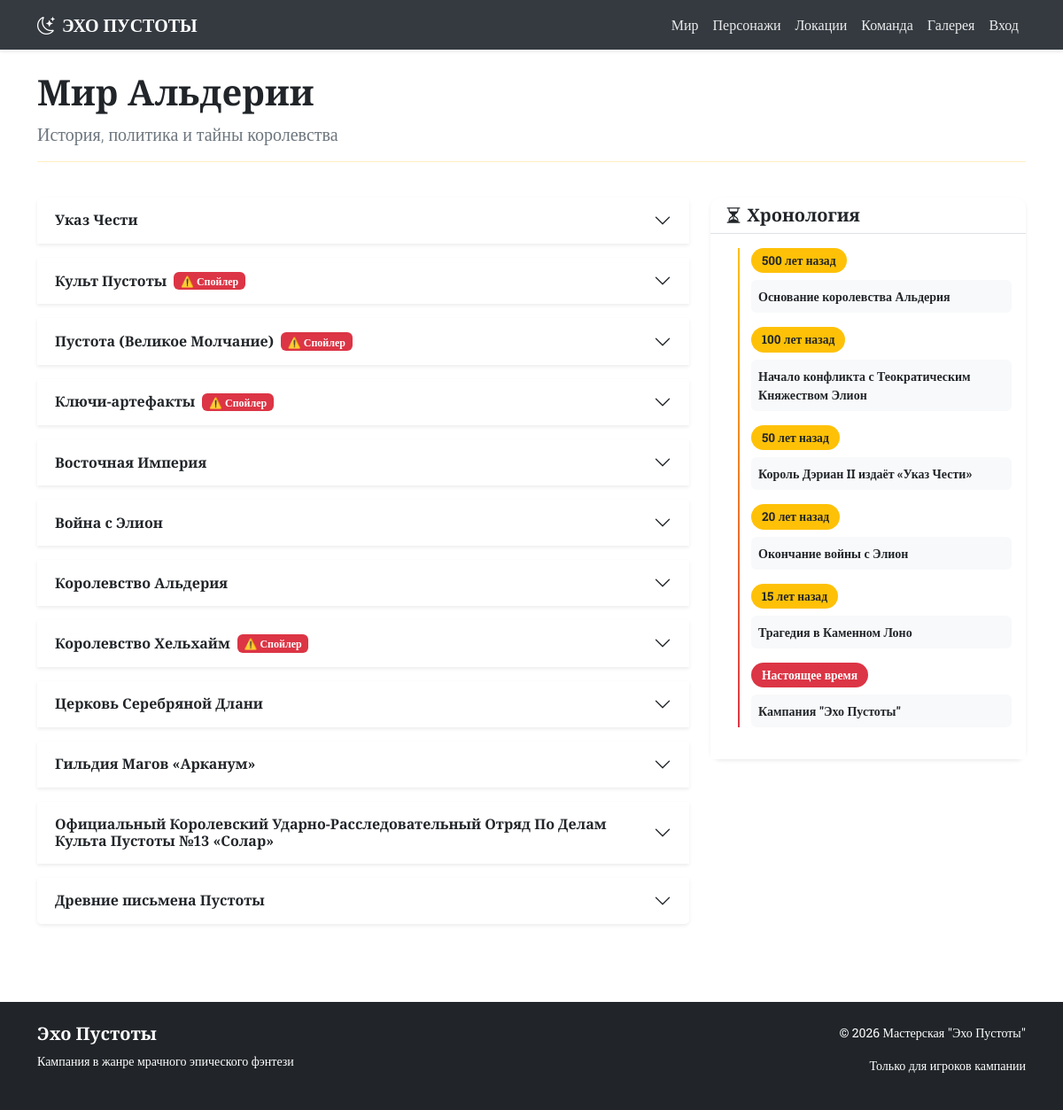
Before: /world with the older database file.
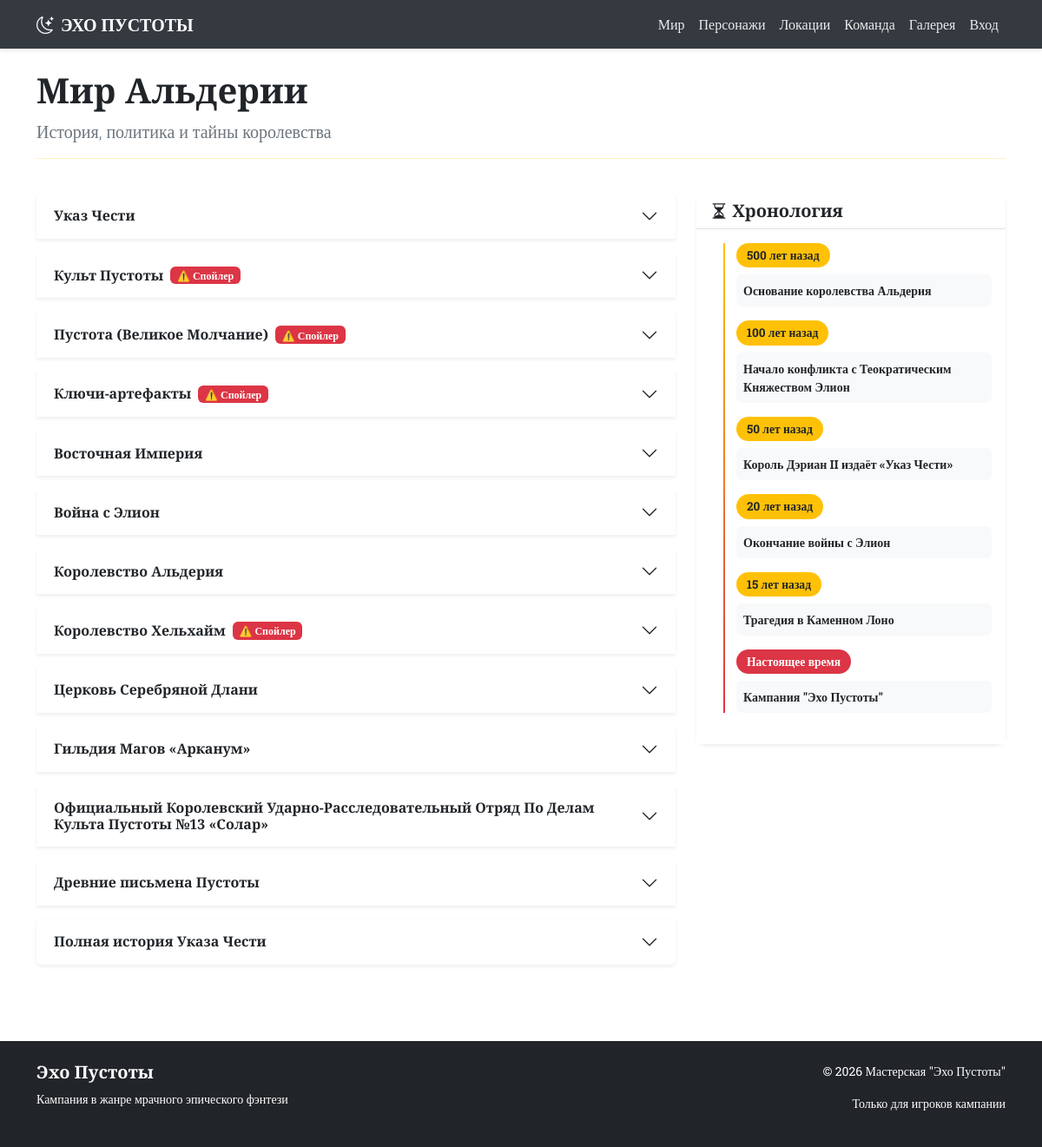
After: the same page with the newer database file.
### app.py (models this page shows)
class Article(db.Model):
    __tablename__ = 'articles'
    id = db.Column(db.Integer, primary_key=True)
    title = db.Column(db.String(200), nullable=False)
    category = db.Column(db.String(50))
    content = db.Column(db.Text)
    is_spoiler = db.Column(db.Boolean, default=False)
    sort_order = db.Column(db.Integer, default=0)

### app.py (the view)
@app.route('/world')
def world():
    articles = Article.query.filter_by(category='world').all()
    return render_template('world.html', articles=articles)

### app.py (called while the page is built)
@app.template_filter('markdown')
def markdown_filter(text):
    if text:
        return markdown.markdown(text, extensions=['extra', 'nl2br'])
    return ''

### templates/world.html (shortened to what this page needs)
{% extends "base.html" %}
{% block content %}
<div class="row mb-4">
    <div class="col-12">
        <h1 class="cinzel text-dark">Мир Альдерии</h1>
        <p class="lead text-secondary">История, политика и тайны королевства</p>
        <hr class="border-warning">
    </div>
</div>
<div class="row">
    <div class="col-12 col-lg-8">
        <div class="accordion" id="worldAccordion">
            {% for article in articles %}
            <div class="accordion-item border-0 shadow-sm mb-3">
                <h2 class="accordion-header">
                    <button class="accordion-button collapsed bg-white text-dark" type="button"
                            data-bs-toggle="collapse" data-bs-target="#collapse{{ article.id }}">
                        <span class="cinzel">{{ article.title }}</span>
                        {% if article.is_spoiler %}
                        <span class="badge bg-danger ms-2">⚠️ Спойлер</span>
                        {% endif %}
                    </button>
                </h2>
            </div>
            {% endfor %}
        </div>
    </div>
    <div class="col-12 col-lg-4">
        <div class="card shadow-sm border-0 mb-4">
            <div class="card-header bg-white border-bottom">
                <h5 class="mb-0 text-dark cinzel"><i class="bi bi-hourglass-split"></i> Хронология</h5>
            </div>
            <div class="card-body bg-white p-3">
                <div class="timeline-modern">
                    <div class="timeline-item mb-3">
                        <div class="timeline-badge bg-warning text-dark">500 лет назад</div>
                        <div class="timeline-content bg-light p-2 rounded">
                            <p class="text-dark mb-0 small"><strong>Основание королевства Альдерия</strong></p>
                        </div>
                    </div>
                    <div class="timeline-item mb-3">
                        <div class="timeline-badge bg-warning text-dark">100 лет назад</div>
                        <div class="timeline-content bg-light p-2 rounded">
                            <p class="text-dark mb-0 small"><strong>Начало конфликта с Теократическим Княжеством Элион</strong></p>
                        </div>
                    </div>
                    <div class="timeline-item mb-3">
                        <div class="timeline-badge bg-warning text-dark">50 лет назад</div>
                        <div class="timeline-content bg-light p-2 rounded">
                            <p class="text-dark mb-0 small"><strong>Король Дэриан II издаёт «Указ Чести»</strong></p>
                        </div>
                    </div>
                    <div class="timeline-item mb-3">
                        <div class="timeline-badge bg-warning text-dark">20 лет назад</div>
                        <div class="timeline-content bg-light p-2 rounded">
                            <p class="text-dark mb-0 small"><strong>Окончание войны с Элион</strong></p>
                        </div>
                    </div>
                    <div class="timeline-item mb-3">
                        <div class="timeline-badge bg-warning text-dark">15 лет назад</div>
                        <div class="timeline-content bg-light p-2 rounded">
                            <p class="text-dark mb-0 small"><strong>Трагедия в Каменном Лоно</strong></p>
                        </div>
                    </div>
                    <div class="timeline-item">
                        <div class="timeline-badge bg-danger text-white">Настоящее время</div>
                        <div class="timeline-content bg-light p-2 rounded">
                            <p class="text-dark mb-0 small"><strong>Кампания "Эхо Пустоты"</strong></p>
                        </div>
                    </div>
                </div>
            </div>
        </div>
    </div>
</div>
{% endblock %}

Changed rows visible on the page:
added Article: title "Полная история Указа Чести"
